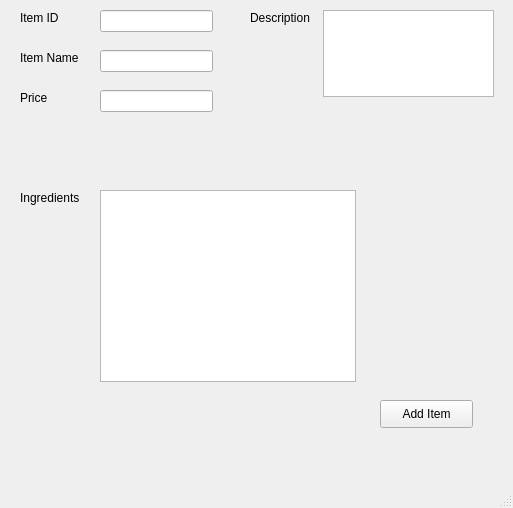
<?xml version="1.0" encoding="UTF-8"?>
<ui version="4.0">
 <class>MainWindow</class>
 <widget class="QMainWindow" name="MainWindow">
  <property name="geometry">
   <rect>
    <x>0</x>
    <y>0</y>
    <width>513</width>
    <height>508</height>
   </rect>
  </property>
  <property name="windowTitle">
   <string>MainWindow</string>
  </property>
  <widget class="QWidget" name="centralwidget">
   <widget class="QLineEdit" name="ItemID">
    <property name="geometry">
     <rect>
      <x>100</x>
      <y>10</y>
      <width>113</width>
      <height>22</height>
     </rect>
    </property>
   </widget>
   <widget class="QLineEdit" name="ItemName">
    <property name="geometry">
     <rect>
      <x>100</x>
      <y>50</y>
      <width>113</width>
      <height>22</height>
     </rect>
    </property>
   </widget>
   <widget class="QLineEdit" name="ItemPrice">
    <property name="geometry">
     <rect>
      <x>100</x>
      <y>90</y>
      <width>113</width>
      <height>22</height>
     </rect>
    </property>
   </widget>
   <widget class="QLabel" name="label">
    <property name="geometry">
     <rect>
      <x>20</x>
      <y>10</y>
      <width>55</width>
      <height>16</height>
     </rect>
    </property>
    <property name="text">
     <string>Item ID</string>
    </property>
   </widget>
   <widget class="QLabel" name="label_2">
    <property name="geometry">
     <rect>
      <x>20</x>
      <y>50</y>
      <width>121</width>
      <height>16</height>
     </rect>
    </property>
    <property name="text">
     <string>Item Name</string>
    </property>
   </widget>
   <widget class="QLabel" name="label_3">
    <property name="geometry">
     <rect>
      <x>20</x>
      <y>90</y>
      <width>121</width>
      <height>16</height>
     </rect>
    </property>
    <property name="text">
     <string>Price</string>
    </property>
   </widget>
   <widget class="QPlainTextEdit" name="ItemDescription">
    <property name="geometry">
     <rect>
      <x>323</x>
      <y>10</y>
      <width>171</width>
      <height>87</height>
     </rect>
    </property>
   </widget>
   <widget class="QLabel" name="label_5">
    <property name="geometry">
     <rect>
      <x>250</x>
      <y>10</y>
      <width>121</width>
      <height>16</height>
     </rect>
    </property>
    <property name="text">
     <string>Description</string>
    </property>
   </widget>
   <widget class="QListWidget" name="ItemIngredients">
    <property name="geometry">
     <rect>
      <x>100</x>
      <y>190</y>
      <width>256</width>
      <height>192</height>
     </rect>
    </property>
   </widget>
   <widget class="QLabel" name="label_6">
    <property name="geometry">
     <rect>
      <x>20</x>
      <y>190</y>
      <width>121</width>
      <height>16</height>
     </rect>
    </property>
    <property name="text">
     <string>Ingredients</string>
    </property>
   </widget>
   <widget class="QPushButton" name="addItemBtn">
    <property name="geometry">
     <rect>
      <x>380</x>
      <y>400</y>
      <width>93</width>
      <height>28</height>
     </rect>
    </property>
    <property name="text">
     <string>Add Item</string>
    </property>
   </widget>
  </widget>
  <widget class="QMenuBar" name="menubar">
   <property name="geometry">
    <rect>
     <x>0</x>
     <y>0</y>
     <width>513</width>
     <height>26</height>
    </rect>
   </property>
  </widget>
  <widget class="QStatusBar" name="statusbar"/>
 </widget>
 <resources/>
 <connections/>
</ui>
